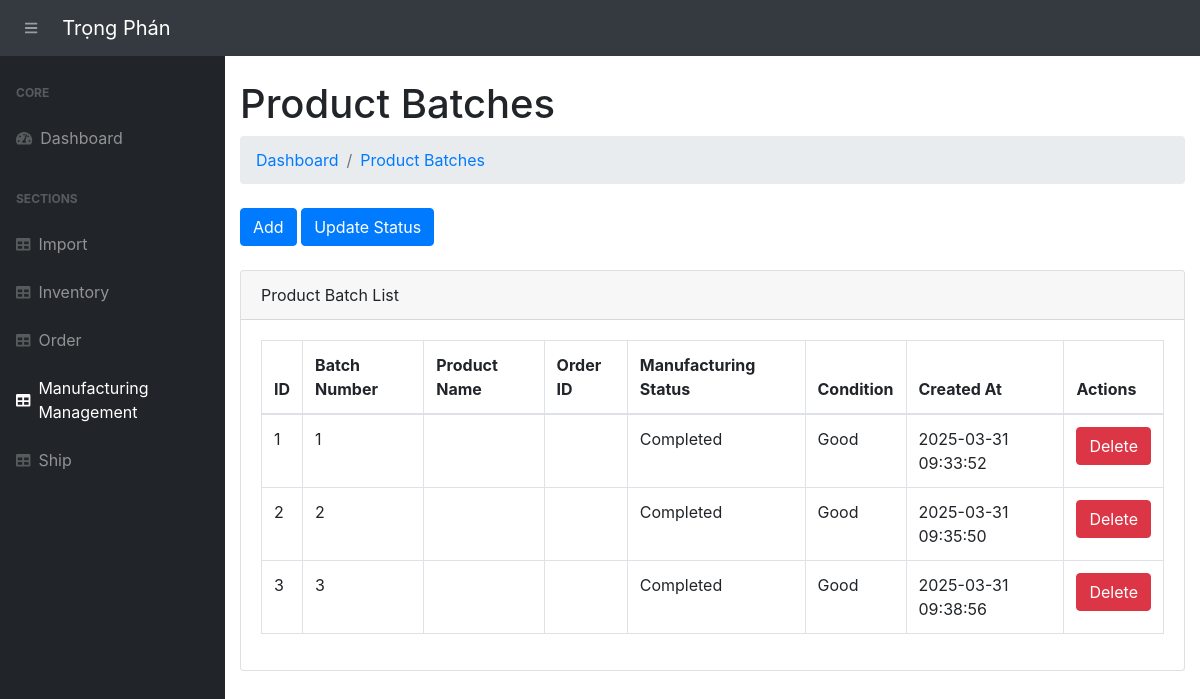
Page /view-product-batches/ on the earlier database version.
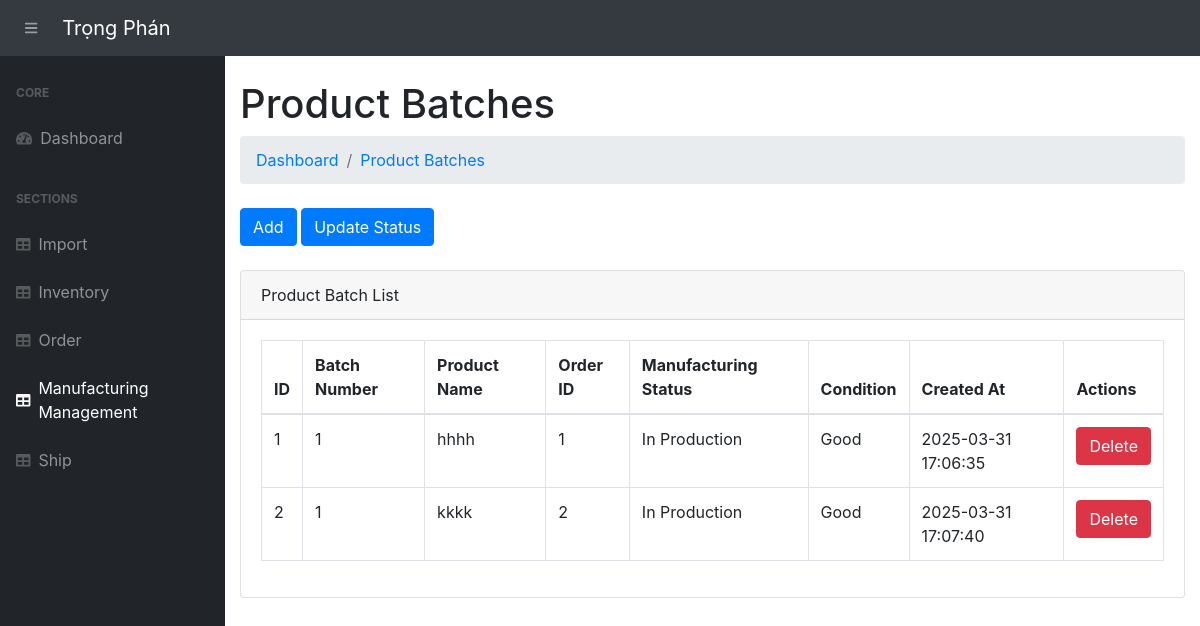
Same page on the later database version.
### app.py (models this page shows, shortened)
class ProductBatch(db.Model):
    __tablename__ = 'product_batches'
    batch_id = db.Column(db.Integer, primary_key=True)
    batch_number = db.Column(db.String(50), nullable=False)
    category = db.Column(db.String(100))
    order_detail_id = db.Column(db.Integer, db.ForeignKey('order_details.order_detail_id'))
    order_detail = db.relationship('OrderDetail', backref='product_batches')
    quantity_in_production = db.Column(db.Integer, default=0)
    quantity_completed = db.Column(db.Integer, default=0)
    quantity_ready_for_shipping = db.Column(db.Integer, default=0)
    manufacturing_status = db.Column(db.String(50), default='In Production')
    product_condition = db.Column(db.String(50), nullable=True)
    defect_reason = db.Column(db.String(255), nullable=True)
    transaction_date = db.Column(db.DateTime, default=vietnam_now)
    imports = db.relationship('Import', secondary=product_batch_materials, backref='product_batches')

class OrderDetail(db.Model):
    __tablename__ = 'order_details'
    order_detail_id = db.Column(db.Integer, primary_key=True)
    order_id = db.Column(db.Integer, db.ForeignKey('orders.order_id'))
    product_name = db.Column(db.String(100))
    product_price = db.Column(db.Float)
    quantity = db.Column(db.Integer)
    import_id = db.Column(db.Integer, db.ForeignKey('imports.import_id'))  # Import relation
    import_record = db.relationship('Import', backref='order_details', lazy=True)

### app.py (the view)
@app.route('/view-product-batches/', methods=["GET"])
def view_product_batches():
    product_batches = ProductBatch.query.all()
    return render_template('view_product_batches.html', product_batches=product_batches)

### templates/view_product_batches.html (shortened to what this page needs)
{% extends 'base.html' %}
{% block content %}
<main>
    <div class="container-fluid">
        <h1 class="mt-4">Product Batches</h1>
        <ol class="breadcrumb mb-4">
            <li class="breadcrumb-item"><a href="/">Dashboard</a></li>
            <li class="breadcrumb-item"><a href="/view-product-batches/">Product Batches</a></li>
        </ol>
        <a href="/add-product-batch/" class="btn btn-primary">Add</a>
        <a href="/manufacturing-management/" class="btn btn-primary">Update Status</a>
        <br><br>
        <div class="card mb-4">
            <div class="card-header">Product Batch List</div>
            <div class="card-body">
                <table class="table table-bordered" id="dataTable" width="100%" cellspacing="0">
                    <thead>
                        <tr>
                            <th>ID</th>
                            <th>Batch Number</th>
                            <th>Product Name</th>
                            <th>Order ID</th>
                            <th>Manufacturing Status</th>
                            <th>Condition</th>
                            <th>Created At</th>
                            <th>Actions</th>
                        </tr>
                    </thead>
                    <tbody>
                        {% for batch in product_batches %}
                            <tr>
                                <td>{{batch.batch_id}}</td>
                                <td>{{ batch.batch_number }}</td>
                                <td>{{ batch.order_detail.product_name }}</td>
                                <td>{{ batch.order_detail.order_id }}</td>
                                <td>{{ batch.manufacturing_status }}</td>
                                <td>{{ batch.product_condition }}</td>
                                <td>{{ batch.transaction_date.strftime('%Y-%m-%d %H:%M:%S') }}</td>
                                <td>
                                <form action="{{  url_for('delete_product_batch', batch_id=batch.batch_id)}}" method="POST" style="display:inline;">
                                        <button type="submit" class="btn btn-danger" onclick="return confirm('Are you sure you want to delete this item?')">Delete</button>
                                    </form>
                                </td>
                            </tr>
                        {% endfor %}
                    </tbody>
                </table>
            </div>
        </div>
    </div>
</main>
{% endblock %}

Differences in the rows shown:
removed ProductBatch: batch_id "3", batch_number "3", manufacturing_status "Completed", product_condition "Good", transaction_date "2025-03-31 09:38:56"
changed ProductBatch id 1: order_detail.product_name (not shown) → "hhhh"; order_detail.order_id (not shown) → "1"; manufacturing_status "Completed" → "In Production"; transaction_date "2025-03-31 09:33:52" → "2025-03-31 17:06:35"
changed ProductBatch id 2: batch_number "2" → "1"; order_detail.product_name (not shown) → "kkkk"; order_detail.order_id (not shown) → "2"; manufacturing_status "Completed" → "In Production"; transaction_date "2025-03-31 09:35:50" → "2025-03-31 17:07:40"
